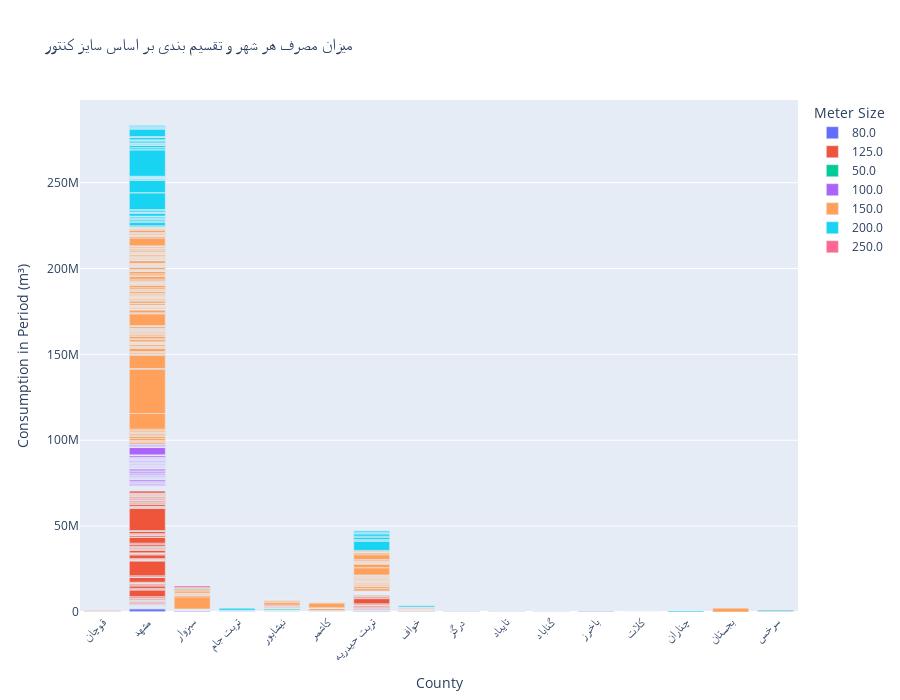

The notebook cell this image was saved under:
### Code cell
fig3_1 = px.bar(info_copy[info_copy['Consumption in Period (m³)'] > 0],
x='County',
y='Consumption in Period (m³)',
color='Meter Size',

title='میزان مصرف هر شهر و تقسیم بندی بر اساس سایز کنتور ',
height=700) # Adjusted height
fig3_1.update_layout(xaxis_tickangle=-45) # 
fig3_1.show()

### Figure 1 — Plotly figure (JSON) as saved in the notebook; plotly's stock layout.template omitted (floating-point values rounded to 4 significant figures; data arrays with more than 128 entries replaced by an {"elided": "..."} marker saying what was removed)
{"data": [{"alignmentgroup": "True", "hovertemplate": "Meter Size=80.0<br>County=%{x}<br>Consumption in Period (m³)=%{y}<extra></extra>", "legendgroup": "80.0", "marker": {"color": "#636efa", "pattern": {"shape": ""}}, "name": "80.0", "offsetgroup": "80.0", "orientation": "v", "showlegend": true, "textposition": "auto", "type": "bar", "x": ["قوچان", "مشهد", "سبزوار", "مشهد", "مشهد", "مشهد", "تربت جام", "مشهد", "مشهد", "نیشابور", "مشهد", "نیشابور", "مشهد", "نیشابور", "کاشمر", "مشهد", "مشهد", "تربت حیدریه", "مشهد", "تربت حیدریه", "تربت حیدریه", "مشهد", "تربت حیدریه", "مشهد", "مشهد", "مشهد", "قوچان", "تربت حیدریه", "مشهد", "مشهد", "مشهد", "سبزوار", "سبزوار", "نیشابور", "مشهد", "تربت حیدریه", "تربت حیدریه", "خواف", "خواف", "مشهد", "مشهد", "مشهد", "مشهد", "مشهد", "مشهد", "مشهد", "قوچان", "سبزوار", "مشهد", "درگز", "تربت جام", "تربت حیدریه", "تایباد", "نیشابور", "مشهد", "مشهد", "خواف", "مشهد", "مشهد", "نیشابور", "تایباد", "گناباد", "تربت حیدریه", "مشهد", "مشهد", "مشهد", "مشهد", "تربت حیدریه", "قوچان", "نیشابور", "نیشابور", "تربت حیدریه", "تربت حیدریه", "تربت حیدریه", "کاشمر", "تربت حیدریه", "تربت حیدریه", "درگز", "مشهد", "نیشابور", "تربت حیدریه", "نیشابور", "مشهد", "مشهد", "مشهد"], "xaxis": "x", "y": [23880.0, 515.8, 124900.0, 121200.0, 19950.0, 45120.0, 39680.0, 154200.0, 6252.0, 21470.0, 1561648, 96260.0, 38490.0, 15030.0, 64350.0, 72980.0, 141500.0, 116400.0, 28140.0, 27910.0, 75180.0, 7030.0, 42820.0, 49110.0, 132582, 140800.0, 13500.0, 217600.0, 52420.0, 26530.0, 25660.0, 212000.0, 97440.0, 32040.0, 182400.0, 286800.0, 51390.0, 29630.0, 1125.0, 3316.0, 12500.0, 6913.0, 27760.0, 12500.0, 59900.0, 14890.0, 1086.0, 466200.0, 3614.0, 4.676, 6061.0, 59870.0, 37970.0, 108200.0, 76810.0, 295600.0, 170000.0, 214600.0, 59090.0, 226.5, 19820.0, 47580.0, 42067, 9507.0, 20100.0, 7104.0, 37510.0, 3373.0, 65870.0, 104500.0, 52290.0, 14090.0, 78570.0, 14050.0, 59610.0, 103200.0, 8755.0, 2289.0, 851.5, 2916.0, 27770.0, 8261.0, 252500.0, 102800.0, 23800.0], "yaxis": "y"}, {"alignmentgroup": "True", "hovertemplate": "Meter Size=125.0<br>County=%{x}<br>Consumption in Period (m³)=%{y}<extra></extra>", "legendgroup": "125.0", "marker": {"color": "#EF553B", "pattern": {"shape": ""}}, "name": "125.0", "offsetgroup": "125.0", "orientation": "v", "showlegend": true, "textposition": "auto", "type": "bar", "x": {"elided": "164 str values"}, "xaxis": "x", "y": {"elided": "164 float values"}, "yaxis": "y"}, {"alignmentgroup": "True", "hovertemplate": "Meter Size=50.0<br>County=%{x}<br>Consumption in Period (m³)=%{y}<extra></extra>", "legendgroup": "50.0", "marker": {"color": "#00cc96", "pattern": {"shape": ""}}, "name": "50.0", "offsetgroup": "50.0", "orientation": "v", "showlegend": true, "textposition": "auto", "type": "bar", "x": {"elided": "381 str values"}, "xaxis": "x", "y": {"elided": "381 float values"}, "yaxis": "y"}, {"alignmentgroup": "True", "hovertemplate": "Meter Size=100.0<br>County=%{x}<br>Consumption in Period (m³)=%{y}<extra></extra>", "legendgroup": "100.0", "marker": {"color": "#ab63fa", "pattern": {"shape": ""}}, "name": "100.0", "offsetgroup": "100.0", "orientation": "v", "showlegend": true, "textposition": "auto", "type": "bar", "x": {"elided": "139 str values"}, "xaxis": "x", "y": {"elided": "139 float values"}, "yaxis": "y"}, {"alignmentgroup": "True", "hovertemplate": "Meter Size=150.0<br>County=%{x}<br>Consumption in Period (m³)=%{y}<extra></extra>", "legendgroup": "150.0", "marker": {"color": "#FFA15A", "pattern": {"shape": ""}}, "name": "150.0", "offsetgroup": "150.0", "orientation": "v", "showlegend": true, "textposition": "auto", "type": "bar", "x": {"elided": "282 str values"}, "xaxis": "x", "y": {"elided": "282 float values"}, "yaxis": "y"}, {"alignmentgroup": "True", "hovertemplate": "Meter Size=200.0<br>County=%{x}<br>Consumption in Period (m³)=%{y}<extra></extra>", "legendgroup": "200.0", "marker": {"color": "#19d3f3", "pattern": {"shape": ""}}, "name": "200.0", "offsetgroup": "200.0", "orientation": "v", "showlegend": true, "textposition": "auto", "type": "bar", "x": ["مشهد", "تربت حیدریه", "تربت حیدریه", "کاشمر", "کاشمر", "کاشمر", "کاشمر", "کاشمر", "کاشمر", "مشهد", "سرخس", "مشهد", "مشهد", "مشهد", "تربت حیدریه", "مشهد", "مشهد", "سبزوار", "مشهد", "مشهد", "مشهد", "مشهد", "تربت حیدریه", "مشهد", "مشهد", "مشهد", "تربت جام", "مشهد", "تربت حیدریه", "مشهد", "مشهد", "مشهد", "تربت حیدریه", "تربت حیدریه", "مشهد", "مشهد", "مشهد", "مشهد", "تایباد", "تربت حیدریه", "مشهد", "مشهد", "مشهد", "مشهد", "مشهد", "مشهد", "مشهد", "مشهد", "مشهد", "مشهد", "مشهد", "مشهد", "مشهد", "مشهد", "مشهد", "خواف", "مشهد", "مشهد", "مشهد", "مشهد", "مشهد", "مشهد", "تربت حیدریه", "تربت حیدریه", "مشهد", "مشهد", "مشهد", "مشهد", "مشهد", "مشهد", "مشهد", "مشهد", "مشهد", "مشهد", "چناران", "تربت حیدریه", "مشهد", "مشهد"], "xaxis": "x", "y": [582300.0, 5221000.0, 446400.0, 17650.0, 33580.0, 37320.0, 8407.0, 6866.0, 14660.0, 1796000.0, 554200.0, 628700.0, 868400.0, 557800.0, 502600.0, 91290.0, 415500.0, 577700.0, 713900.0, 367629, 127400.0, 1492758, 99320.0, 538700.0, 269200.0, 875100.0, 1074135, 35790.0, 1337000.0, 593600.0, 9698000.0, 189700.0, 644900.0, 1326000.0, 7166205, 1827.0, 597000.0, 597300.0, 10980.0, 361300.0, 73520.0, 21440.0, 532840, 8.7, 376100.0, 158100.0, 15380000.0, 5701.0, 519700.0, 826000.0, 1240000.0, 354900.0, 51470.0, 6.139, 399.5, 763100.0, 534000.0, 18560.0, 434600.0, 28170.0, 723900.0, 697300, 643300.0, 795500.0, 326300.0, 105720, 1471000.0, 137600.0, 129900.0, 77670.0, 4277000.0, 624000.0, 145400.0, 326000.0, 550200.0, 231800.0, 507000.0, 517600.0], "yaxis": "y"}, {"alignmentgroup": "True", "hovertemplate": "Meter Size=250.0<br>County=%{x}<br>Consumption in Period (m³)=%{y}<extra></extra>", "legendgroup": "250.0", "marker": {"color": "#FF6692", "pattern": {"shape": ""}}, "name": "250.0", "offsetgroup": "250.0", "orientation": "v", "showlegend": true, "textposition": "auto", "type": "bar", "x": ["سبزوار"], "xaxis": "x", "y": [952700.0], "yaxis": "y"}], "layout": {"barmode": "relative", "height": 700, "legend": {"title": {"text": "Meter Size"}, "tracegroupgap": 0}, "title": {"text": "میزان مصرف هر شهر و تقسیم بندی بر اساس سایز کنتور "}, "xaxis": {"anchor": "y", "domain": [0, 1], "tickangle": -45, "title": {"text": "County"}}, "yaxis": {"anchor": "x", "domain": [0, 1], "title": {"text": "Consumption in Period (m³)"}}}}
